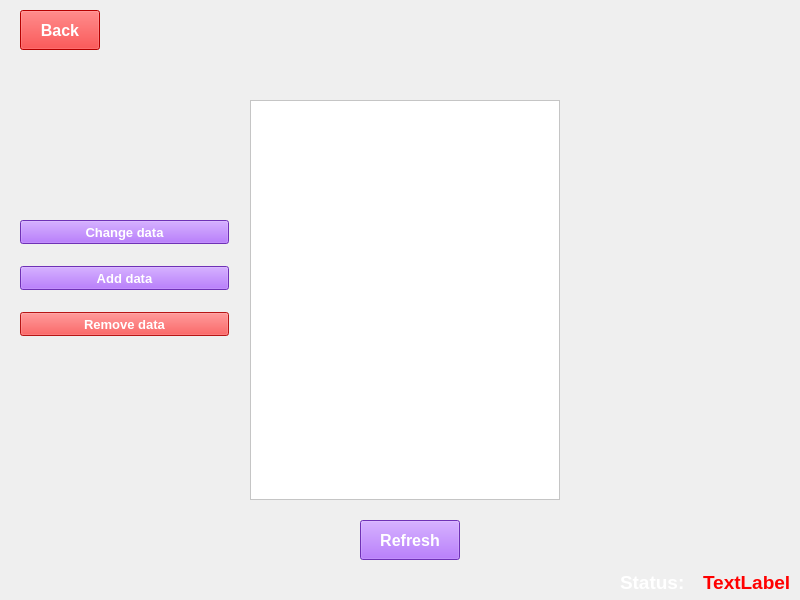
<?xml version="1.0" encoding="UTF-8"?>
<ui version="4.0">
 <class>check</class>
 <widget class="QWidget" name="check">
  <property name="geometry">
   <rect>
    <x>0</x>
    <y>0</y>
    <width>800</width>
    <height>600</height>
   </rect>
  </property>
  <property name="font">
   <font>
    <family>Arial</family>
    <pointsize>12</pointsize>
    <weight>75</weight>
    <bold>true</bold>
   </font>
  </property>
  <property name="windowTitle">
   <string>Form</string>
  </property>
  <widget class="QPushButton" name="pushButton">
   <property name="geometry">
    <rect>
     <x>20</x>
     <y>10</y>
     <width>80</width>
     <height>40</height>
    </rect>
   </property>
   <property name="font">
    <font>
     <family>Arial</family>
     <pointsize>12</pointsize>
     <weight>75</weight>
     <bold>true</bold>
    </font>
   </property>
   <property name="styleSheet">
    <string notr="true">background-color: rgb(255, 0, 0);
color: rgb(255, 255, 255);</string>
   </property>
   <property name="text">
    <string>Back</string>
   </property>
  </widget>
  <widget class="QTableView" name="tableView">
   <property name="geometry">
    <rect>
     <x>250</x>
     <y>100</y>
     <width>310</width>
     <height>400</height>
    </rect>
   </property>
   <property name="font">
    <font>
     <family>Arial</family>
     <pointsize>12</pointsize>
     <weight>75</weight>
     <bold>true</bold>
    </font>
   </property>
   <property name="styleSheet">
    <string notr="true">color: rgb(85, 0, 127);
background-color: rgb(255, 255, 255);</string>
   </property>
  </widget>
  <widget class="QPushButton" name="pushButton_2">
   <property name="geometry">
    <rect>
     <x>360</x>
     <y>520</y>
     <width>100</width>
     <height>40</height>
    </rect>
   </property>
   <property name="font">
    <font>
     <family>Arial</family>
     <pointsize>12</pointsize>
     <weight>75</weight>
     <bold>true</bold>
    </font>
   </property>
   <property name="styleSheet">
    <string notr="true">background-color: rgb(156, 69, 255);
color: rgb(255, 255, 255);</string>
   </property>
   <property name="text">
    <string>Refresh</string>
   </property>
  </widget>
  <widget class="QPushButton" name="pushButtonDel">
   <property name="geometry">
    <rect>
     <x>20</x>
     <y>312</y>
     <width>209</width>
     <height>24</height>
    </rect>
   </property>
   <property name="font">
    <font>
     <pointsize>10</pointsize>
     <weight>75</weight>
     <bold>true</bold>
    </font>
   </property>
   <property name="styleSheet">
    <string notr="true">background-color: rgb(255, 29, 29);
color: rgb(255, 255, 255);</string>
   </property>
   <property name="text">
    <string>Remove data</string>
   </property>
  </widget>
  <widget class="QPushButton" name="pushButtonCD">
   <property name="geometry">
    <rect>
     <x>20</x>
     <y>220</y>
     <width>209</width>
     <height>24</height>
    </rect>
   </property>
   <property name="font">
    <font>
     <pointsize>10</pointsize>
     <weight>75</weight>
     <bold>true</bold>
    </font>
   </property>
   <property name="styleSheet">
    <string notr="true">background-color: rgb(156, 69, 255);
color: rgb(255, 255, 255);</string>
   </property>
   <property name="text">
    <string>Change data</string>
   </property>
  </widget>
  <widget class="QPushButton" name="pushButtonAdd">
   <property name="geometry">
    <rect>
     <x>20</x>
     <y>266</y>
     <width>209</width>
     <height>24</height>
    </rect>
   </property>
   <property name="font">
    <font>
     <pointsize>10</pointsize>
     <weight>75</weight>
     <bold>true</bold>
    </font>
   </property>
   <property name="styleSheet">
    <string notr="true">background-color: rgb(156, 69, 255);
color: rgb(255, 255, 255);</string>
   </property>
   <property name="text">
    <string>Add data</string>
   </property>
  </widget>
  <widget class="QWidget" name="">
   <property name="geometry">
    <rect>
     <x>620</x>
     <y>570</y>
     <width>171</width>
     <height>24</height>
    </rect>
   </property>
   <layout class="QHBoxLayout" name="horizontalLayout">
    <item>
     <widget class="QLabel" name="label_2">
      <property name="font">
       <font>
        <family>Arial</family>
        <pointsize>14</pointsize>
        <weight>75</weight>
        <bold>true</bold>
       </font>
      </property>
      <property name="styleSheet">
       <string notr="true">color: rgb(255, 255, 255);</string>
      </property>
      <property name="text">
       <string>Status:</string>
      </property>
     </widget>
    </item>
    <item>
     <widget class="QLabel" name="label">
      <property name="font">
       <font>
        <family>Arial</family>
        <pointsize>14</pointsize>
        <weight>75</weight>
        <bold>true</bold>
       </font>
      </property>
      <property name="styleSheet">
       <string notr="true">color: rgb(255, 0, 0);</string>
      </property>
      <property name="text">
       <string>TextLabel</string>
      </property>
     </widget>
    </item>
   </layout>
  </widget>
 </widget>
 <resources/>
 <connections/>
</ui>
